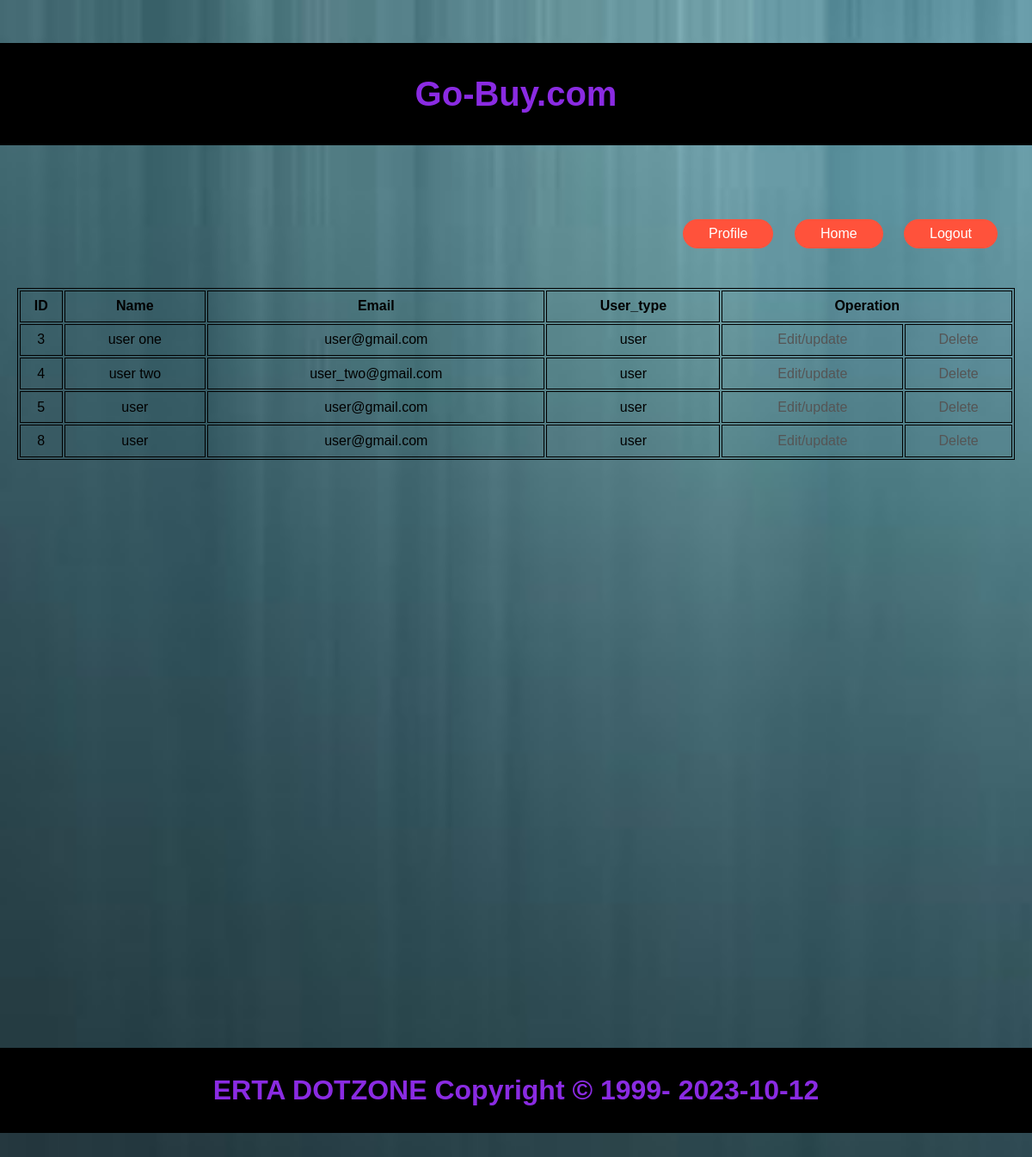
The app's page /forms/user_management.php with its own data.
### tables this page shows
CREATE TABLE `user_form` (
  `id` int(255) NOT NULL,
  `name` varchar(255) NOT NULL,
  `email` varchar(255) NOT NULL,
  `password` varchar(255) NOT NULL,
  `user_type` varchar(255) NOT NULL DEFAULT 'user'
);

### forms/user_management.php (the view, shortened to what this page needs)
<!DOCTYPE html>
<html lang="en">
<head>
<link rel="stylesheet" href="../css/home.css"/>
</head>
<body>
     <?php include 'header.php';?>
 <div class="header">
        <div class="container">
            <div class="navbar">
                    <nav>
                          <ul>
                             <li><a href="admin_profile.php"class="btn">Profile</a></li>
                            <li><a href="admin_home.php"class="btn">Home</a></li>
                            <li><a href="logout.php"class="btn">Logout</a></li>
                        </ul>
           <?php
   include '../control/config.php';
   $sql = "SELECT id, name, email,user_type FROM user_form
   where user_type='user'";
   $result = $conn->query($sql);
   if ($result->num_rows > 0) {
       echo "<table>
       <tr>
       <th>ID</th>
       <th>Name</th>
       <th>Email</th>
       <th>User_type</th>
       <th colspan='2' >Operation</th>
       </tr>";
       while($row = $result->fetch_assoc()) {
           echo "<tr >
           <td>" . $row["id"]. "</td>
            <td>" . $row["name"]. "</td>
            <td>" . $row["email"]. "</td>
            <td>" . $row["user_type"]. "</td>
            <td><a href='../forms/update_user_form.php?rn= $row[id]&na=$row[name]&em=$row[email]&us=$row[user_type]'>Edit/update </td>
              <td><a href='../forms/delete_user_form.php?rn= $row[id]&na=$row[name]&em=$row[email]&us=$row[user_type]'>Delete </td>
           </tr>";
       }
       echo "</table>";
   } else {
       echo "0 results";
   }
   ?>
   <br>
                    </nav>
           </div>
       </div>
</div>
<?php include 'footer.php';?>
</body>
</html>

### css/home.css (style rules this page uses)
body { background-image: url("../picture/back1.jpg"); background-size: cover; margin: 0; text-align: center; background-repeat: no-repeat; max-width: 100%; padding: 50px 0; font-family: 'Poppins', sans-serif; }
.navbar { display: flex; align-items: center; padding: 10px; }
nav { flex: 1; text-align: right; height: 1000px; }
nav ul { display: inline-block; list-style-type: none; }
nav ul li { display: inline-block; margin-right: 20px; }
a { text-decoration: wavy; color: #555; }
.container { max-width: 1300px; margin: auto; padding-left: 10px; padding-right: 10px; padding-top: 20px; }
.btn { display: inline-block; background: #ff523b; color: #fff; padding: 8px 30px; margin: 30px 0 ; border-radius: 30px; transition: 0.5s; }
.header { margin-top: 10px; }

### forms/user_management.php (style rules this page uses)
body { background-color: papayawhip; background-size: cover; margin: 0; text-align: center; background-repeat: no-repeat; max-width: 100%; padding: 50px 0; font-family: 'Poppins', sans-serif; }
table, th, td { border: 1px solid; text-align: center; }
table { width: 100%; height:200px; }

### records on screen
user_form: id "3", name "user one", email "user@gmail.com", user_type "user"
user_form: id "4", name "user two", email "user_two@gmail.com", user_type "user"
user_form: id "5", name "user", email "user@gmail.com", user_type "user"
user_form: id "8", name "user", email "user@gmail.com", user_type "user"
